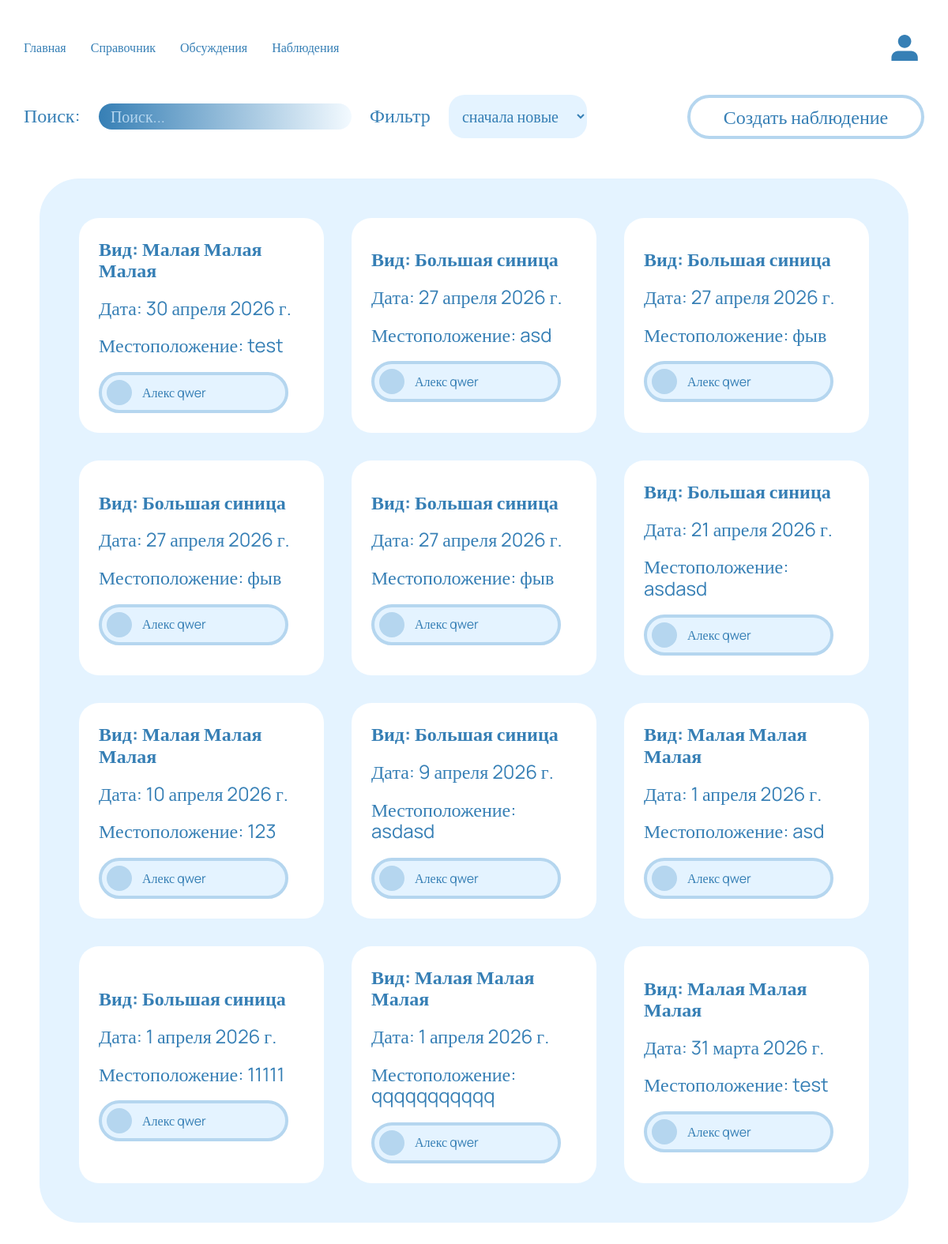
/observations/, run on the app's committed database.
### observations/models.py (models this page shows)
class Observations(models.Model):
    user = models.ForeignKey(User, on_delete=models.CASCADE)
    bird = models.ForeignKey(Bird, on_delete=models.CASCADE, null=False, blank=False)
    date = models.DateField()
    region = models.CharField(max_length=200, null=False)
    reconciliation = models.TextField(max_length=1000, null=False)
    image = models.ImageField(upload_to='images/observations/', null=True, blank=True)
    gender = models.CharField(max_length=200, null=False)

### birdlib/models.py (models this page shows)
class Bird(models.Model):
    user = ForeignKey(User, on_delete=models.CASCADE)
    name = models.CharField(max_length=50, null=False)
    lat_name = models.CharField(max_length=50, blank=True, null=True)
    squad = models.CharField(max_length=50, blank=True, null=True)
    family = models.CharField(max_length=50, blank=True, null=True)
    genus = models.CharField(max_length=50, blank=True, null=True)
    protection = models.CharField(max_length=50, blank=True, null=True)
    habitat = models.TextField(max_length=1000, blank=True, null=True)
    description = models.TextField(max_length=1000, blank=True, null=True)
    audio = models.FileField(upload_to="songs/", blank=True, null=True)
    logo_men = models.ImageField(null=True, blank=True, upload_to=bird_file_directory_path)
    logo_woman = models.ImageField(null=True, blank=True, upload_to=bird_file_directory_path)
    favourites = models.ManyToManyField(User, related_name="favourites", blank=True)

### userprofile/models.py (models this page shows)
class Profile(models.Model):
    user = models.OneToOneField(User, on_delete=models.CASCADE)
    first_name = models.CharField(max_length=50, blank=True)
    last_name = models.CharField(max_length=50, blank=True)
    email = models.EmailField(max_length=254, blank=True)
    logo = models.ImageField(null=True, blank=True, upload_to=product_preview_directory_path)

### observations/views.py (the view)
# urls.py: path('', ListObservationView.as_view(), name='list'),
class ListObservationView(View):
    def get(self, request: HttpRequest) -> HttpResponse:
        if request.GET.get("sort") == 'old':
            sort = 'date'
        else:
            sort = '-date'
        if request.GET.get("search"):
            observations = Observations.objects.filter(bird__name__icontains=request.GET.get("search")).order_by(sort)
        else:
            observations = Observations.objects.all().order_by(sort)
        context = {
            'observations': observations,
            'sort': request.GET.get("sort"),
            'search': request.GET.get("search"),
        }
        return render(request, 'observations/list_observation.html', context=context)

### observations/templates/observations/list_observation.html (shortened to what this page needs)
{% extends "base.html" %}
{% block main %}
<div class="container">
    <div class="discussions-header">
        <form method="get" class="discussions_form">
            <label for="discussions-search">Поиск:</label>
            <input
                    id="discussions-search"
                    class="discussions_search"
                    name="search"
                    placeholder="Поиск..."
            >
            <label for="discussions-sort">Фильтр</label>
            <select name="sort" id="discussions-sort" onchange="this.form.submit();" class="field">
                {% if sort == "old" %}
                    <option value="old">сначала старые</option>
                    <option value="new">сначала новые</option>
                {% else %}
                    <option value="new">сначала новые</option>
                {% endif %}
            </select>
        </form>
        <a class="btn_light" href="{% url 'observations:create'%}">Создать наблюдение</a>
    </div>
</div>
<div class='observation_list'>
    <div class="observation_list-block">
        {% for observation in observations %}
            <a class="observation_list-item" href="{% url 'observations:detail' pk=observation.pk %}">
                <p class="observation_list-item-title"><b>Вид: {{ observation.bird.name }} </b></p>
                <p class="observation_list-item-title">Дата: {{ observation.date}}</p>
                <p class="observation_list-item-title">Местоположение: {{observation.region}}</p>
                <div class="discussion_user">
                    {% if observation.user.profile.logo %}
                        <div class="discussion_user-logo"
                            style="background-image: url(../../..{{ observation.user.profile.logo.url }});">
                        </div>
                    {% endif%}
                    <p class="discussion_user-name">
                        {{ observation.user.profile.first_name }} {{ observation.user.profile.last_name }}
                    </p>
                </div>
            </a>
        {% endfor %}
    </div>
</div>
{% endblock %}

### static/css/common.css (style rules this page uses)
:root { --pale-blue-color: #E4F3FF; --blue-color: #367FB5; --blue-one-color: #B5D6EF; }
* { box-sizing: border-box; font-family: Manrope; color: var(--blue-color); }
a { color: currentColor; text-decoration: none; }
ul, p { margin: 0; padding: 0; }
.container { margin-left: auto; margin-right: auto; padding-left: 30px; padding-right: 30px; max-width: 1300px; }
.btn, .btn_bold, .btn_light, .bnt_file span, .btn_delete { display: inline-block; font-size: 24px; padding: 10px; min-width: 300px; cursor: pointer; text-align: center; border-width: 4px; border-style: solid; border-radius: 40px; }
.btn_light, .bnt_file span { background-color: rgba(0, 0, 0, 0); border-color: var(--blue-one-color); }
.field { padding: 13px; font-size: 20px; border: none; border-radius: 20px; background-color: var(--pale-blue-color); }

### static/css/styles.css (style rules this page uses)
.discussions-header { display: flex; align-items: center; }
.discussions_form { margin-right: auto; }
.discussions_form label { font-size: 24px; margin-right: 20px; }
.discussions_form input::placeholder { color: var(--blue-one-color); }
.discussions_form input { margin-right: 20px; padding: 5px 15px; width: 320px; font-size: 20px; color: white; border: none; border-radius: 50px; background: linear-gradient(90deg, #367FB5 0%, #F3FAFF 100%); }
.discussion_user { flex: none; display: flex; align-items: center; margin-right: 20px; padding: 6px 16px 6px 6px; border: 4px solid var(--blue-one-color); border-radius: 100px; background-color: var(--pale-blue-color); }
.discussion_user-logo { margin-right: 13px; width: 60px; height: 60px; border-radius: 60px; background-size: cover; background-color: var(--blue-one-color); }
.observation_list { margin: 50px; background-color: var(--pale-blue-color); padding: 50px; border-radius: 50px; }
.observation_list-block { display: grid; grid-template-columns: 1fr 1fr 1fr; grid-gap: 35px; }
.observation_list-item { padding: 25px; background-color: white; border-radius: 25px; display: flex; flex-direction: column; justify-content: center; }
.observation_list-item-title { font-size: 24px; margin-bottom: 20px; }
.observation_list-item .discussion_user { flex-direction: row; align-items: center; }
.observation_list-item .discussion_user-logo { width: 32px; height: 32px; }

### data on the page
Observations: bird.name "Малая Малая Малая", date "30 апреля 2026 г.", region "test", user.profile.first_name "Алекс", user.profile.last_name "qwer"
Observations: bird.name "Большая синица", date "27 апреля 2026 г.", region "asd", user.profile.first_name "Алекс", user.profile.last_name "qwer"
Observations: bird.name "Большая синица", date "27 апреля 2026 г.", region "фыв", user.profile.first_name "Алекс", user.profile.last_name "qwer"
Observations: bird.name "Большая синица", date "27 апреля 2026 г.", region "фыв", user.profile.first_name "Алекс", user.profile.last_name "qwer"
Observations: bird.name "Большая синица", date "27 апреля 2026 г.", region "фыв", user.profile.first_name "Алекс", user.profile.last_name "qwer"
Observations: bird.name "Большая синица", date "21 апреля 2026 г.", region "asdasd", user.profile.first_name "Алекс", user.profile.last_name "qwer"
Observations: bird.name "Малая Малая Малая", date "10 апреля 2026 г.", region "123", user.profile.first_name "Алекс", user.profile.last_name "qwer"
Observations: bird.name "Большая синица", date "9 апреля 2026 г.", region "asdasd", user.profile.first_name "Алекс", user.profile.last_name "qwer"
Observations: bird.name "Малая Малая Малая", date "1 апреля 2026 г.", region "asd", user.profile.first_name "Алекс", user.profile.last_name "qwer"
Observations: bird.name "Большая синица", date "1 апреля 2026 г.", region "11111", user.profile.first_name "Алекс", user.profile.last_name "qwer"
Observations: bird.name "Малая Малая Малая", date "1 апреля 2026 г.", region "qqqqqqqqqqq", user.profile.first_name "Алекс", user.profile.last_name "qwer"
Observations: bird.name "Малая Малая Малая", date "31 марта 2026 г.", region "test", user.profile.first_name "Алекс", user.profile.last_name "qwer"
